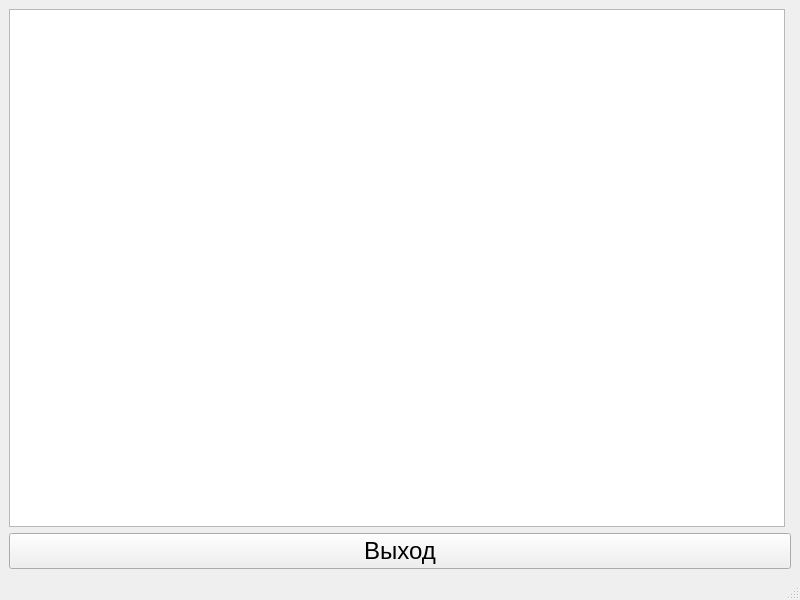
<?xml version="1.0" encoding="UTF-8"?>
<ui version="4.0">
 <class>MainWindow</class>
 <widget class="QMainWindow" name="MainWindow">
  <property name="geometry">
   <rect>
    <x>0</x>
    <y>0</y>
    <width>800</width>
    <height>600</height>
   </rect>
  </property>
  <property name="sizePolicy">
   <sizepolicy hsizetype="Maximum" vsizetype="Maximum">
    <horstretch>0</horstretch>
    <verstretch>0</verstretch>
   </sizepolicy>
  </property>
  <property name="minimumSize">
   <size>
    <width>800</width>
    <height>600</height>
   </size>
  </property>
  <property name="windowTitle">
   <string>Справка</string>
  </property>
  <widget class="QWidget" name="centralwidget">
   <layout class="QGridLayout" name="gridLayout_2">
    <item row="0" column="0">
     <layout class="QGridLayout" name="gridLayout">
      <item row="1" column="0" colspan="2">
       <widget class="QPushButton" name="exitButton">
        <property name="font">
         <font>
          <pointsize>18</pointsize>
         </font>
        </property>
        <property name="text">
         <string>Выход</string>
        </property>
       </widget>
      </item>
      <item row="0" column="0">
       <widget class="QPlainTextEdit" name="infoPlainTextEdit">
        <property name="font">
         <font>
          <pointsize>18</pointsize>
         </font>
        </property>
       </widget>
      </item>
     </layout>
    </item>
   </layout>
  </widget>
  <widget class="QMenuBar" name="menubar">
   <property name="geometry">
    <rect>
     <x>0</x>
     <y>0</y>
     <width>800</width>
     <height>21</height>
    </rect>
   </property>
  </widget>
  <widget class="QStatusBar" name="statusbar"/>
 </widget>
 <resources/>
 <connections/>
</ui>
